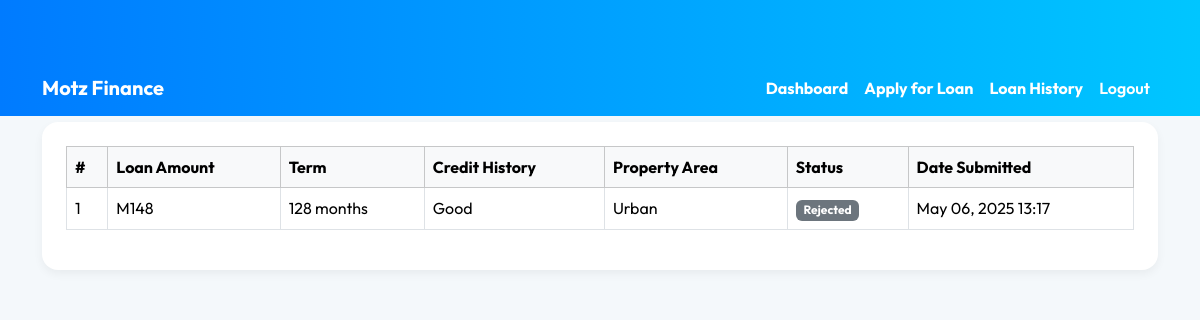
Page /customer/loan-history (signed in) on the earlier database version.
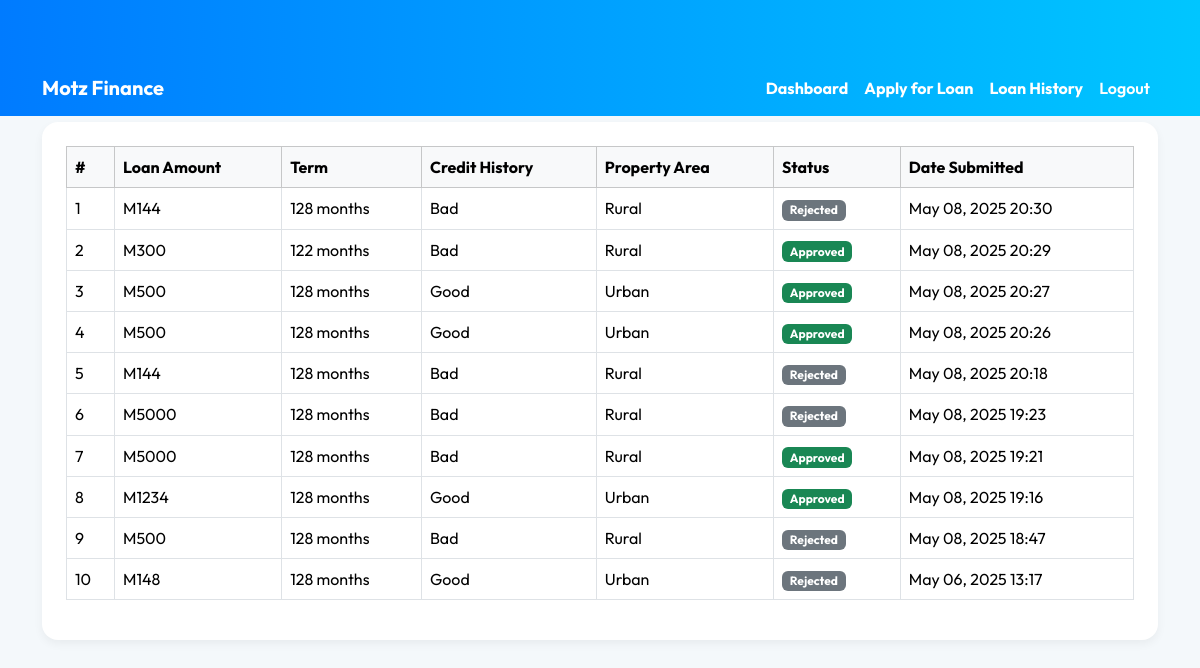
Same page on the later database version.
### Service/models.py (models this page shows, shortened)
class LoanApplication(models.Model):
    GENDER_CHOICES = [('Male', 'Male'), ('Female', 'Female')]
    MARRIED_CHOICES = [('Yes', 'Yes'), ('No', 'No')]
    DEPENDENTS_CHOICES = [('0', '0'), ('1', '1'), ('2', '2'), ('3+', '3+')]
    EDUCATION_CHOICES = [('Graduate', 'Graduate'), ('Not Graduate', 'Not Graduate')]
    SELF_EMPLOYED_CHOICES = [('Yes', 'Yes'), ('No', 'No')]
    PROPERTY_AREA_CHOICES = [('Urban', 'Urban'), ('Semiurban', 'Semiurban'), ('Rural', 'Rural')]
    CREDIT_HISTORY_CHOICES = [(1, 'Yes'), (0, 'No')]
    user = models.ForeignKey(User, on_delete=models.CASCADE)
    gender = models.CharField(max_length=10, choices=GENDER_CHOICES)
    married = models.CharField(max_length=10, choices=MARRIED_CHOICES)
    dependents = models.CharField(max_length=2, choices=DEPENDENTS_CHOICES)
    education = models.CharField(max_length=20, choices=EDUCATION_CHOICES)
    self_employed = models.CharField(max_length=10, choices=SELF_EMPLOYED_CHOICES)
    applicant_income = models.PositiveIntegerField()
    coapplicant_income = models.PositiveIntegerField()
    loan_amount = models.PositiveIntegerField()
    loan_amount_term = models.PositiveIntegerField(help_text="In months (e.g. 360)")
    credit_history = models.IntegerField(choices=CREDIT_HISTORY_CHOICES)
    predicted_status = models.CharField(max_length=20, null=True, blank=True)
    prediction_score = models.FloatField(null=True, blank=True)
    property_area = models.CharField(max_length=20, choices=PROPERTY_AREA_CHOICES)
    created_at = models.DateTimeField(auto_now_add=True)
    recommended_amount = models.PositiveIntegerField(null=True, blank=True, help_text="Suggested amount if initial request not approved")

### Service/views.py (the view)
# urls.py: path('customer/loan-history', views.loan_history_view, name="loan_history"),
@login_required
def loan_history_view(request):
    loan_history = LoanApplication.objects.filter(user=request.user).order_by('-created_at')
    load_status = LoanApplication.objects.filter(user=request.user)
    return render(request, 'service/loan/history.html', {'loan_history': loan_history})

### Service/templates/service/loan/history.html (shortened to what this page needs)
<!DOCTYPE html>
<html lang="en">
<head>
    <link href="https://cdn.jsdelivr.net/npm/bootstrap@5.3.2/dist/css/bootstrap.min.css" rel="stylesheet">
</head>
<body>
    {% include "service/customer/navbar.html" %}
    <div class="container">
        <h2 class="mb-4">Your Loan History</h2>
        {% if loan_history %}
            <div class="card p-4">
                <div class="table-responsive">
                    <table class="table table-bordered table-hover align-middle">
                        <thead class="table-light">
                            <tr>
                                <th>#</th>
                                <th>Loan Amount</th>
                                <th>Term</th>
                                <th>Credit History</th>
                                <th>Property Area</th>
                                <th>Status</th>
                                <th>Date Submitted</th>
                            </tr>
                        </thead>
                        <tbody>
                            {% for loan in loan_history %}
                                <tr>
                                    <td>{{ forloop.counter }}</td>
                                    <td>M{{ loan.loan_amount }}</td>
                                    <td>{{ loan.loan_amount_term }} months</td>
                                    <td>{{ loan.credit_history|yesno:"Good,Bad" }}</td>
                                    <td>{{ loan.property_area }}</td>
                                    <td>
                                        {% if loan.predicted_status == 'Approved' %}
                                            <span class="badge bg-success">Approved</span>
                                        {% else %}
                                            <span class="badge bg-secondary">Rejected</span>
                                        {% endif %}
                                    </td>
                                    <td>{{ loan.created_at|date:"M d, Y H:i" }}</td>
                                </tr>
                            {% endfor %}
                        </tbody>
                    </table>
                </div>
            </div>
        {% else %}
            <div class="alert alert-info">You haven’t submitted any loan applications yet.</div>
        {% endif %}
    </div>
</body>
</html>

Differences in the rows shown:
added LoanApplication: loan_amount "144", loan_amount_term "128", credit_history "Bad", property_area "Rural", shows "Rejected", created_at "May 08, 2025 20:30"
added LoanApplication: loan_amount "300", loan_amount_term "122", credit_history "Bad", property_area "Rural", predicted_status "Approved", created_at "May 08, 2025 20:29"
added LoanApplication: loan_amount "500", loan_amount_term "128", credit_history "Good", property_area "Urban", predicted_status "Approved", created_at "May 08, 2025 20:27"
added LoanApplication: loan_amount "500", loan_amount_term "128", credit_history "Good", property_area "Urban", predicted_status "Approved", created_at "May 08, 2025 20:26"
added LoanApplication: loan_amount "144", loan_amount_term "128", credit_history "Bad", property_area "Rural", shows "Rejected", created_at "May 08, 2025 20:18"
added LoanApplication: loan_amount "5000", loan_amount_term "128", credit_history "Bad", property_area "Rural", predicted_status "Rejected", created_at "May 08, 2025 19:23"
added LoanApplication: loan_amount "5000", loan_amount_term "128", credit_history "Bad", property_area "Rural", predicted_status "Approved", created_at "May 08, 2025 19:21"
added LoanApplication: loan_amount "1234", loan_amount_term "128", credit_history "Good", property_area "Urban", predicted_status "Approved", created_at "May 08, 2025 19:16"
added LoanApplication: loan_amount "500", loan_amount_term "128", credit_history "Bad", property_area "Rural", predicted_status "Rejected", created_at "May 08, 2025 18:47"
